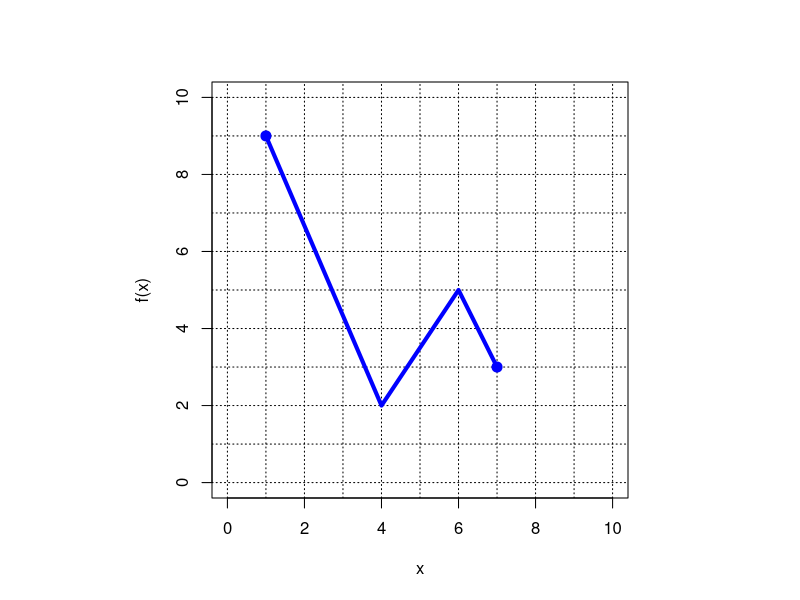

R code for this plot:
## ---- chunk 1
rands = sample(1:9,8)
x = sort(rands[1:4])
y = rands[5:8]
oc1 = sample(0:1,1)
oc2 = sample(0:1,1)
anli = 0:10
apast = paste0("* ",anli,"\n",collapse="")

dl = min(x)
dh = max(x)
rl = min(y)
rh = max(y)
ans1 = paste0(1*(dl==anli),collapse="")
ans2 = paste0(1*(dh==anli),collapse="")
ans3 = paste0(1*(rl==anli),collapse="")
ans4 = paste0(1*(rh==anli),collapse="")

## ---- chunk 2
par(pty="s")
plot(x,y,type="n",xlim=c(0,10),ylim=c(0,10),xlab="x",ylab="f(x)",asp=1,pch=20,cex=2)
for(i in 0:10){
  abline(h=i,lty=3)
  abline(v=i,lty=3)
}
xspline(x,y,shape=c(0,rep(0,length(x)-2),0),border="blue",lwd=4)
points(c(x[1],x[4]),c(y[1],y[4]),pch=20,cex=2,col="blue")
